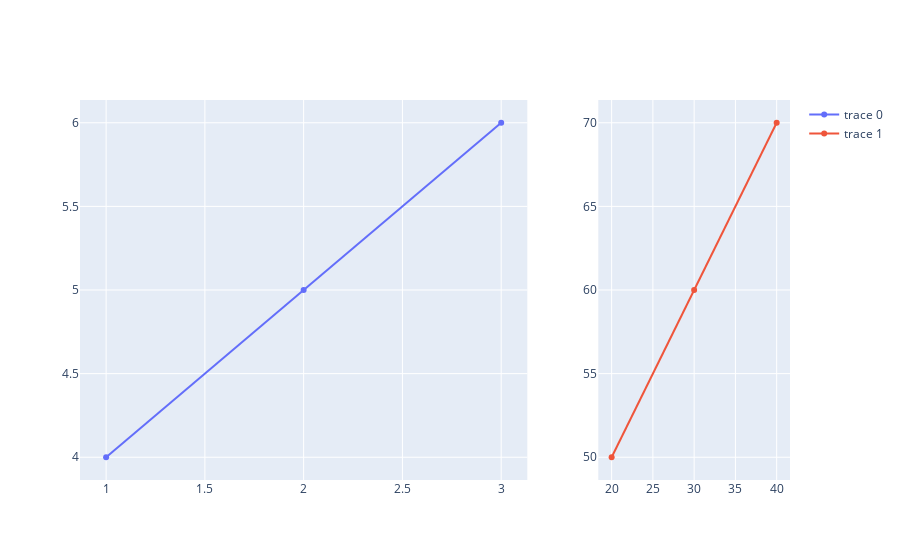

The cell this chart's notebook holds for it:
### Markdown cell above
### **Customize Column Width and Height**

### Code cell
import plotly.graph_objects as go
from plotly.subplots import make_subplots

fig = make_subplots(
  rows=1, 
  cols=2, 
  column_widths=[0.7, 0.3])

fig.add_trace(go.Scatter(x=[1, 2, 3], y=[4, 5, 6]),
              row=1, col=1)

fig.add_trace(go.Scatter(x=[20, 30, 40], y=[50, 60, 70]),
              row=1, col=2)

fig.show()

### Figure 1 — Plotly figure (JSON) as saved in the notebook; plotly's stock layout.template omitted (floating-point values rounded to 4 significant figures)
{"data": [{"type": "scatter", "x": [1, 2, 3], "xaxis": "x", "y": [4, 5, 6], "yaxis": "y"}, {"type": "scatter", "x": [20, 30, 40], "xaxis": "x2", "y": [50, 60, 70], "yaxis": "y2"}], "layout": {"xaxis": {"anchor": "y", "domain": [0, 0.63]}, "xaxis2": {"anchor": "y2", "domain": [0.73, 1]}, "yaxis": {"anchor": "x", "domain": [0, 1]}, "yaxis2": {"anchor": "x2", "domain": [0, 1]}}}
